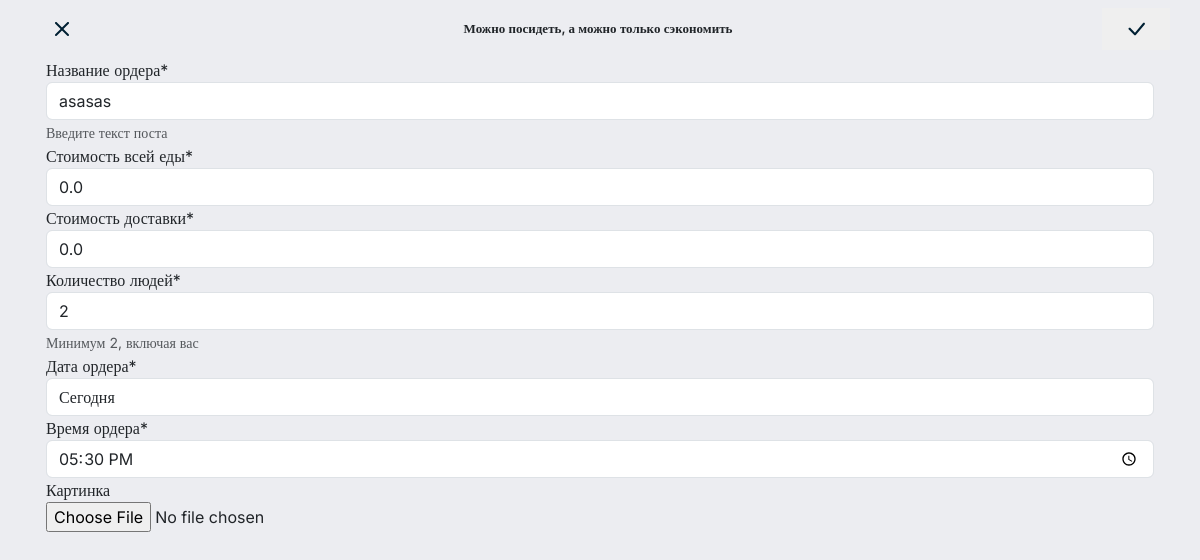
The page /post/20/update/1 (signed in) on the database its author committed.
### main/models.py (models this page shows, shortened)
class Post(models.Model):
    date_posted = models.DateTimeField(default=timezone.now)
    author = models.ForeignKey(User, on_delete=models.CASCADE)
    title = models.CharField("Название ордера", max_length=120, help_text='Введите текст поста')
    price = models.FloatField("Стоимость всей еды", default=0)
    price_deliver = models.FloatField("Стоимость доставки", default=0)
    date_deliver = models.DateField("Дата ордера", default=timezone.now)
    time_deliver = models.TimeField("Время ордера", default='17:30:00')
    cnt_people = models.IntegerField("Количество людей", default=2, help_text='Минимум 2, включая вас')
    image = models.ImageField(
        'Картинка',
        upload_to='posts_pics/',
        blank=True,
        null=True
    )
    mod = models.CharField('Мод ордера', blank=True, null=True, max_length=250)
    class Meta:
        ordering = ('-date_posted',)
        verbose_name = 'Пост'
        verbose_name_plural = 'Посты'

### main/views.py (the view, shortened to what this page needs)
# urls.py: path('post/<int:pk>/update/1', PostUpdateView.as_view(), name='post-update'),
class PostUpdateView(LoginRequiredMixin, UserPassesTestMixin, UpdateView):
    model = Post
    form_class = PostForm1
    template_name = 'main/update_post_form.html'
    success_url = '/'
    def test_func(self):
        post = self.get_object()
        if self.request.user == post.author:
            return True
        return False

### main/forms.py
class PostForm1(forms.ModelForm):
    mod = forms.CharField(
        label="Выбери мод",
        initial='Просто сэкономить',
        disabled=True,
        widget=forms.HiddenInput()
    )
    date_deliver = forms.ChoiceField(
        label="Дата ордера",
        initial=(datetime.datetime.now() + datetime.timedelta(days=0)).date(),
        choices=DATET
    )
    time_deliver = forms.TimeField(
        label="Время ордера",
        initial='17:30',
        widget=forms.NumberInput(attrs={'type': 'time'})
    )
    class Meta:
        model = Post
        fields = ['title', 'price', 'price_deliver', 'cnt_people', 'date_deliver', 'time_deliver', 'image', 'mod']

### main/templates/main/update_post_form.html (shortened to what this page needs)
{% extends 'main/layout.html' %}
{% load crispy_forms_tags %}
{% load static %}
{% block content %}
    <div class="content-section">
        <form method="POST" enctype="multipart/form-data">
            <div class="nav_panel offcanvas-header py-2">
                <a href="{% url 'user-posts'  user.username %}" type=""><img class="mx-3" src="{% static 'main/img/close_form.svg' %}" alt=""></a>
                <p class="m-0" style="font-weight: 600; font-size: 13px">Можно посидеть, а можно только сэкономить</p>
                <button type="submit" style="border: 0;"><img class="mx-3 my-2" src="{% static 'main/img/done_form.svg' %}"></button>
            </div>
            <div class="mx-3">
                {{ form|crispy }}
            </div>
        </form>
    </div>
{% endblock content %}

### main/static/main/css/style_mainpage.css (style rules this page uses)
body { font-family: Inter; background-color: #ECEDF1; }
a { text-decoration: none; color: #002033; }

### main/static/main/css/style_login.css (style rules this page uses)
body { font-family: Inter; background-color: #ECEDF1; }
a { text-decoration: none; color: #002033; }

### main/static/main/css/style_register.css (style rules this page uses)
body { font-family: Inter; background-color: #ECEDF1; }

### rows shown on the page
Post: title "asasas", price "0.0", price_deliver "0.0", cnt_people "2", date_deliver "Сегодня", time_deliver "17:30:00"
